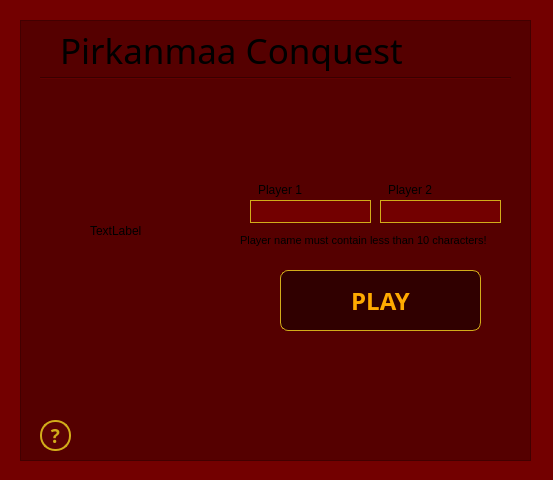
<?xml version="1.0" encoding="UTF-8"?>
<ui version="4.0">
 <class>Starting_screen</class>
 <widget class="QDialog" name="Starting_screen">
  <property name="geometry">
   <rect>
    <x>0</x>
    <y>0</y>
    <width>553</width>
    <height>480</height>
   </rect>
  </property>
  <property name="windowTitle">
   <string>Dialog</string>
  </property>
  <property name="autoFillBackground">
   <bool>false</bool>
  </property>
  <property name="styleSheet">
   <string notr="true">background-color: rgb(115,0,0)
</string>
  </property>
  <widget class="QFrame" name="frame">
   <property name="geometry">
    <rect>
     <x>20</x>
     <y>20</y>
     <width>511</width>
     <height>441</height>
    </rect>
   </property>
   <property name="styleSheet">
    <string notr="true">background-color: rgb(85, 0, 0);</string>
   </property>
   <property name="frameShape">
    <enum>QFrame::StyledPanel</enum>
   </property>
   <property name="frameShadow">
    <enum>QFrame::Raised</enum>
   </property>
   <widget class="QPushButton" name="help_btn">
    <property name="geometry">
     <rect>
      <x>20</x>
      <y>400</y>
      <width>31</width>
      <height>31</height>
     </rect>
    </property>
    <property name="font">
     <font>
      <family>Waree</family>
      <pointsize>14</pointsize>
      <weight>75</weight>
      <bold>true</bold>
     </font>
    </property>
    <property name="styleSheet">
     <string notr="true">
QPushButton {
    background-color: #5c0303;
    color: #d2ad1a;
    border: 2px solid #d2ad1a; 
    border-radius: 15px;
}

QPushButton:hover {
    background-color: #960303;
    color: #d2ad1a;
    border: 2px solid #d2ad1a; 
    border-radius: 15px;
}

QPushButton:pressed {
    background-color: #5c0303;
    color: #d2ad1a;
    border: 2px solid #d2ad1a; 
    border-radius: 15px;     
}</string>
    </property>
    <property name="text">
     <string>?</string>
    </property>
   </widget>
   <widget class="QLabel" name="label_2">
    <property name="geometry">
     <rect>
      <x>20</x>
      <y>380</y>
      <width>171</width>
      <height>16</height>
     </rect>
    </property>
    <property name="font">
     <font>
      <pointsize>7</pointsize>
     </font>
    </property>
    <property name="text">
     <string/>
    </property>
   </widget>
   <widget class="Line" name="line">
    <property name="geometry">
     <rect>
      <x>20</x>
      <y>50</y>
      <width>471</width>
      <height>16</height>
     </rect>
    </property>
    <property name="orientation">
     <enum>Qt::Horizontal</enum>
    </property>
   </widget>
   <widget class="QLineEdit" name="lineEdit_2">
    <property name="geometry">
     <rect>
      <x>360</x>
      <y>180</y>
      <width>121</width>
      <height>23</height>
     </rect>
    </property>
    <property name="styleSheet">
     <string notr="true">
QLineEdit {
    background-color:rgb(115,0,0);
    color: #dbcc8f;
    border: 1px solid #d2ad1a; 
}

QLineEdit:hover {
    background-color: #96151b;
    color: #dbcc8f;
    border: 1px solid #d2ad1a; 

}</string>
    </property>
   </widget>
   <widget class="QLineEdit" name="lineEdit">
    <property name="geometry">
     <rect>
      <x>230</x>
      <y>180</y>
      <width>121</width>
      <height>23</height>
     </rect>
    </property>
    <property name="styleSheet">
     <string notr="true">
QLineEdit {
    background-color:rgb(115,0,0);
    color: #dbcc8f;
    border: 1px solid #d2ad1a; 
}

QLineEdit:hover {
    background-color: #96151b;
    color: #dbcc8f;
    border: 1px solid #d2ad1a; 

}</string>
    </property>
   </widget>
   <widget class="QLabel" name="logolbl">
    <property name="geometry">
     <rect>
      <x>70</x>
      <y>120</y>
      <width>141</width>
      <height>181</height>
     </rect>
    </property>
    <property name="text">
     <string>TextLabel</string>
    </property>
   </widget>
   <widget class="QLabel" name="player_2_title">
    <property name="geometry">
     <rect>
      <x>368</x>
      <y>160</y>
      <width>81</width>
      <height>20</height>
     </rect>
    </property>
    <property name="text">
     <string>Player 2</string>
    </property>
   </widget>
   <widget class="QLabel" name="game_title_label">
    <property name="geometry">
     <rect>
      <x>40</x>
      <y>10</y>
      <width>441</width>
      <height>41</height>
     </rect>
    </property>
    <property name="font">
     <font>
      <family>Ubuntu Light</family>
      <pointsize>26</pointsize>
     </font>
    </property>
    <property name="text">
     <string>Pirkanmaa Conquest</string>
    </property>
   </widget>
   <widget class="QPushButton" name="pushButton">
    <property name="geometry">
     <rect>
      <x>260</x>
      <y>250</y>
      <width>201</width>
      <height>61</height>
     </rect>
    </property>
    <property name="palette">
     <palette>
      <active>
       <colorrole role="WindowText">
        <brush brushstyle="SolidPattern">
         <color alpha="255">
          <red>255</red>
          <green>170</green>
          <blue>0</blue>
         </color>
        </brush>
       </colorrole>
       <colorrole role="Button">
        <brush brushstyle="SolidPattern">
         <color alpha="255">
          <red>48</red>
          <green>0</green>
          <blue>0</blue>
         </color>
        </brush>
       </colorrole>
       <colorrole role="Text">
        <brush brushstyle="SolidPattern">
         <color alpha="255">
          <red>255</red>
          <green>170</green>
          <blue>0</blue>
         </color>
        </brush>
       </colorrole>
       <colorrole role="ButtonText">
        <brush brushstyle="SolidPattern">
         <color alpha="255">
          <red>255</red>
          <green>170</green>
          <blue>0</blue>
         </color>
        </brush>
       </colorrole>
       <colorrole role="Base">
        <brush brushstyle="SolidPattern">
         <color alpha="255">
          <red>48</red>
          <green>0</green>
          <blue>0</blue>
         </color>
        </brush>
       </colorrole>
       <colorrole role="Window">
        <brush brushstyle="SolidPattern">
         <color alpha="255">
          <red>48</red>
          <green>0</green>
          <blue>0</blue>
         </color>
        </brush>
       </colorrole>
      </active>
      <inactive>
       <colorrole role="WindowText">
        <brush brushstyle="SolidPattern">
         <color alpha="255">
          <red>255</red>
          <green>170</green>
          <blue>0</blue>
         </color>
        </brush>
       </colorrole>
       <colorrole role="Button">
        <brush brushstyle="SolidPattern">
         <color alpha="255">
          <red>48</red>
          <green>0</green>
          <blue>0</blue>
         </color>
        </brush>
       </colorrole>
       <colorrole role="Text">
        <brush brushstyle="SolidPattern">
         <color alpha="255">
          <red>255</red>
          <green>170</green>
          <blue>0</blue>
         </color>
        </brush>
       </colorrole>
       <colorrole role="ButtonText">
        <brush brushstyle="SolidPattern">
         <color alpha="255">
          <red>255</red>
          <green>170</green>
          <blue>0</blue>
         </color>
        </brush>
       </colorrole>
       <colorrole role="Base">
        <brush brushstyle="SolidPattern">
         <color alpha="255">
          <red>48</red>
          <green>0</green>
          <blue>0</blue>
         </color>
        </brush>
       </colorrole>
       <colorrole role="Window">
        <brush brushstyle="SolidPattern">
         <color alpha="255">
          <red>48</red>
          <green>0</green>
          <blue>0</blue>
         </color>
        </brush>
       </colorrole>
      </inactive>
      <disabled>
       <colorrole role="WindowText">
        <brush brushstyle="SolidPattern">
         <color alpha="255">
          <red>255</red>
          <green>170</green>
          <blue>0</blue>
         </color>
        </brush>
       </colorrole>
       <colorrole role="Button">
        <brush brushstyle="SolidPattern">
         <color alpha="255">
          <red>48</red>
          <green>0</green>
          <blue>0</blue>
         </color>
        </brush>
       </colorrole>
       <colorrole role="Text">
        <brush brushstyle="SolidPattern">
         <color alpha="255">
          <red>255</red>
          <green>170</green>
          <blue>0</blue>
         </color>
        </brush>
       </colorrole>
       <colorrole role="ButtonText">
        <brush brushstyle="SolidPattern">
         <color alpha="255">
          <red>255</red>
          <green>170</green>
          <blue>0</blue>
         </color>
        </brush>
       </colorrole>
       <colorrole role="Base">
        <brush brushstyle="SolidPattern">
         <color alpha="255">
          <red>48</red>
          <green>0</green>
          <blue>0</blue>
         </color>
        </brush>
       </colorrole>
       <colorrole role="Window">
        <brush brushstyle="SolidPattern">
         <color alpha="255">
          <red>48</red>
          <green>0</green>
          <blue>0</blue>
         </color>
        </brush>
       </colorrole>
      </disabled>
     </palette>
    </property>
    <property name="font">
     <font>
      <family>Noto Sans Mono CJK TC Bold</family>
      <pointsize>18</pointsize>
      <weight>75</weight>
      <italic>false</italic>
      <bold>true</bold>
     </font>
    </property>
    <property name="styleSheet">
     <string notr="true">   
QPushButton {
    background-color: rgb(48, 0, 0);
    color: rgb(255, 170, 0);
    border: 1px solid #d2ad1a; 
    border-radius: 8px;
}

QPushButton:hover {
    background-color: rgb(71, 1, 1);
    color: rgb(255, 170, 0);
    border: 1px solid #d2ad1a; 
    border-radius: 8px;
}

QPushButton:pressed {
    background-color: rgb(48, 0, 0);
    color: rgb(255, 170, 0);
    border: 1px solid #d2ad1a; 
    border-radius: 8px;     
}</string>
    </property>
    <property name="text">
     <string>PLAY</string>
    </property>
   </widget>
   <widget class="QLabel" name="error_label">
    <property name="geometry">
     <rect>
      <x>220</x>
      <y>210</y>
      <width>281</width>
      <height>20</height>
     </rect>
    </property>
    <property name="font">
     <font>
      <pointsize>8</pointsize>
     </font>
    </property>
    <property name="text">
     <string>Player name must contain less than 10 characters!</string>
    </property>
   </widget>
   <widget class="QLabel" name="player_1_title">
    <property name="geometry">
     <rect>
      <x>238</x>
      <y>160</y>
      <width>91</width>
      <height>20</height>
     </rect>
    </property>
    <property name="text">
     <string>Player 1</string>
    </property>
   </widget>
  </widget>
 </widget>
 <resources/>
 <connections/>
</ui>
